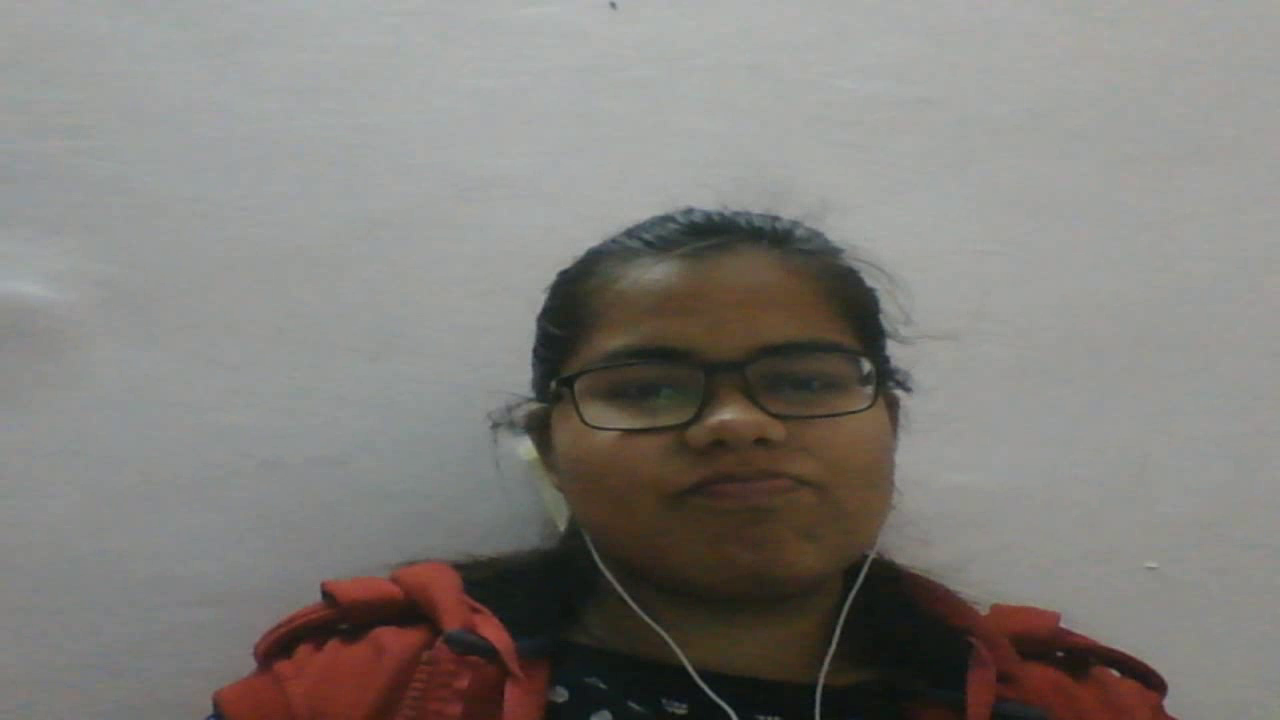
#> input picture frame 13 of output.avi, 1280 x 720 px, given in place of the camera
$ python MotionDetector.py
#> lines starting #> are read from the running program, lines starting #| are printed output that depends on the picture; after the words box and inside, x2 and y2 are one past the last pixel; in counts of white or black regions, pixels touching at a corner belong together
#Motion Detector
import cv2
import pandas
import numpy
from datetime import datetime
times=[]
status_list=[None,None]
cap = cv2.VideoCapture(0)
frame_width = int( cap.get(cv2.CAP_PROP_FRAME_WIDTH))
frame_height =int( cap.get( cv2.CAP_PROP_FRAME_HEIGHT))
fourcc = cv2.VideoWriter_fourcc('X','V','I','D')
out = cv2.VideoWriter("output.avi", fourcc, 5.0, (1280,720))
ret, frame1 = cap.read()
#> frame1 is the input picture: shape (720, 1280, 3); mean B, G, R 121.7, 126, 129.2
ret, frame2 = cap.read()
print(frame1.shape)
#| (720, 1280, 3)
while cap.isOpened():
    status=0
    diff = cv2.absdiff(frame1, frame2)
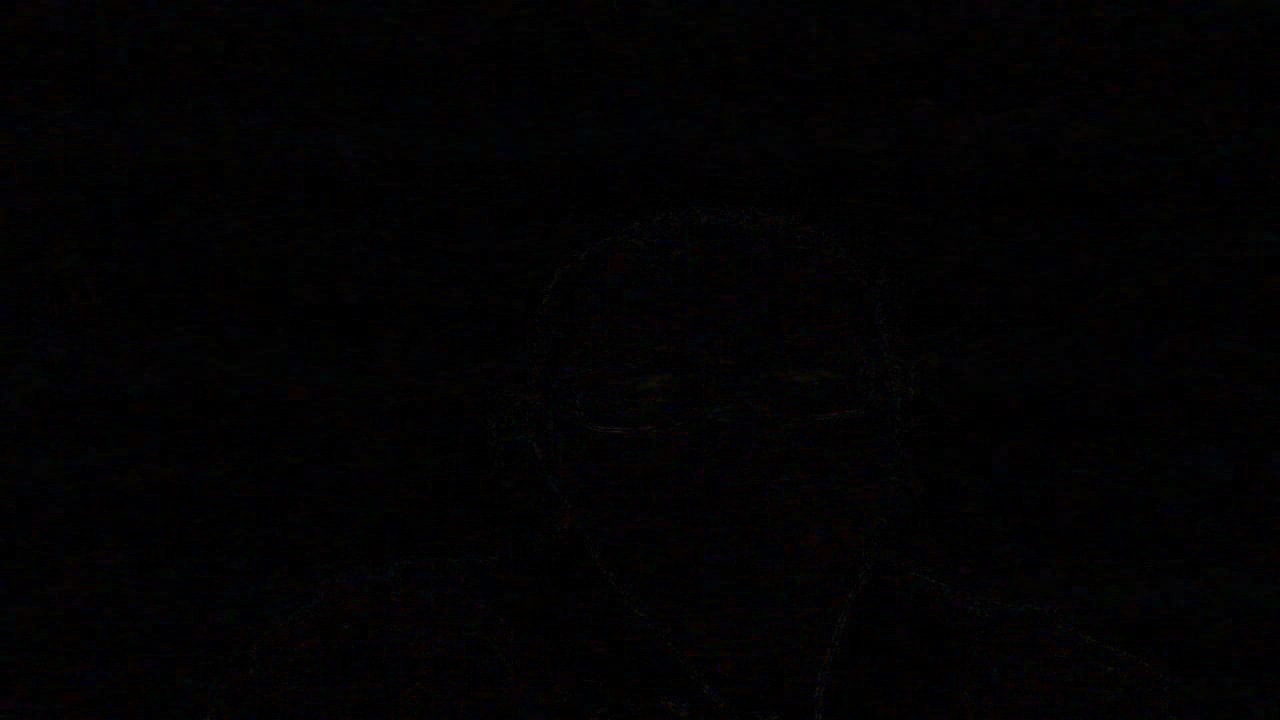
#> diff: shape (720, 1280, 3); mean B, G, R 2.6, 1.9, 2.4
    gray = cv2.cvtColor(diff, cv2.COLOR_BGR2GRAY)
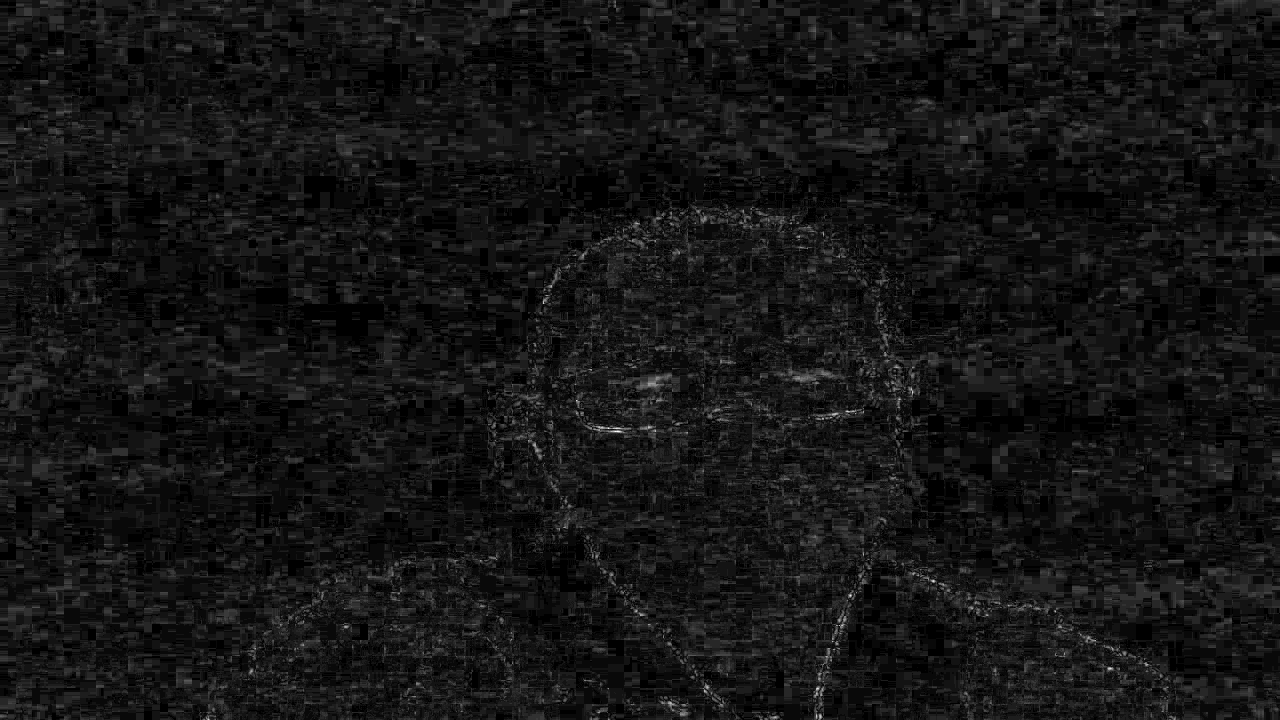
#> gray: shape (720, 1280); min 0, max 26, mean 2.1; drawn with min black and max white
    blur = cv2.GaussianBlur(gray, (5,5), 0)
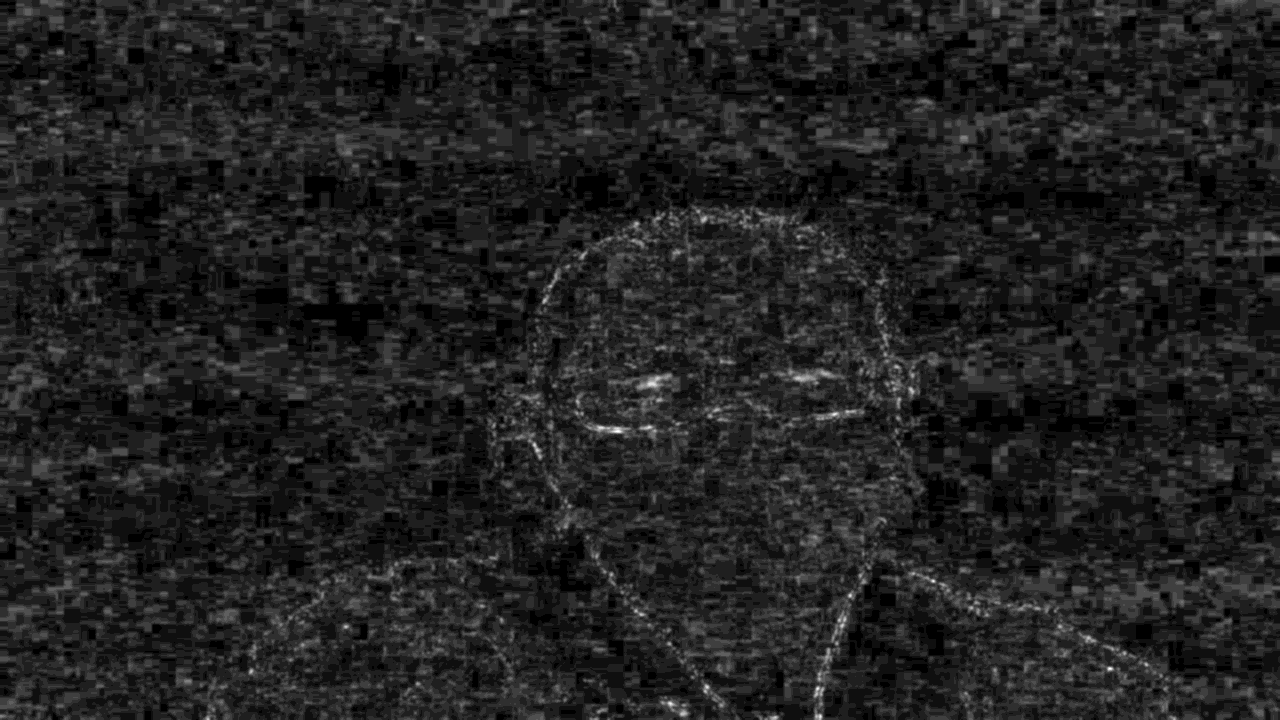
#> blur: shape (720, 1280); min 0, max 16, mean 2.12; drawn with min black and max white
    _, thresh = cv2.threshold(blur, 20, 255, cv2.THRESH_BINARY)
#> thresh: shape (720, 1280); every value is 0
    dilated = cv2.dilate(thresh, None, iterations=3)
    contours, _ = cv2.findContours(dilated, cv2.RETR_TREE, cv2.CHAIN_APPROX_SIMPLE)
#> contours = []
    for contour in contours:
        (x, y, w, h) = cv2.boundingRect(contour)
        if cv2.contourArea(contour) < 900:
            continue
        status=1
        cv2.rectangle(frame1, (x, y), (x+w, y+h), (0, 255, 0), 2)
        cv2.putText(frame1, "Status: {}".format('Movement'), (10, 20), cv2.FONT_HERSHEY_SIMPLEX, 1, (0, 0, 255), 3)
#> this loop made 0 passes
    status_list.append(status)
    status_list=status_list[-2:]
    if status_list[-1]==1 and status_list[-2]==0:
        times.append(datetime.now())
    if status_list[-1]==0 and status_list[-2]==1:
        times.append(datetime.now())
    image = cv2.resize(frame1, (1280,720))
    out.write(image)
    cv2.imshow("MOTION DETECTION FRAME", frame1)
    frame1 = frame2
    ret, frame2 = cap.read()
    key=cv2.waitKey(1)
#> (key q is pressed here)
    if key==ord('q'):
        break
df=pandas.DataFrame(columns=["Start","End"])
print(status_list)
print(times)
for i in range(0,len(times),10):
    df=df.append({"Start":times[i],"End":times[i+1]},ignore_index=True)
df.to_csv("Times.csv")
out.release()
cap.release()
cv2.destroyAllWindows()

$ run again, starting later in the video
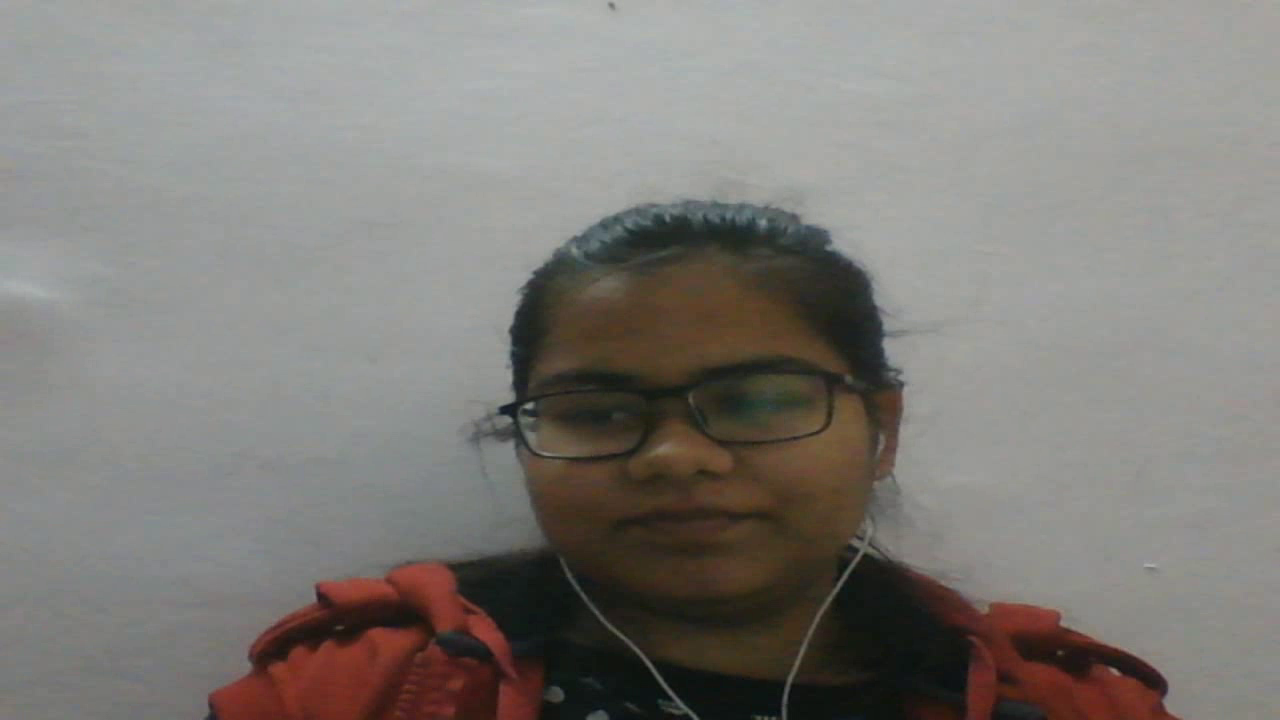
#> input picture frame 61 of output.avi, 1280 x 720 px, given in place of the camera
#> frame1 is the input picture: shape (720, 1280, 3); mean B, G, R 120.3, 124.6, 127.8
#| (720, 1280, 3)
#> `gray = cv2.cvtColor(diff, cv2.COLOR_BGR2GRAY)`:
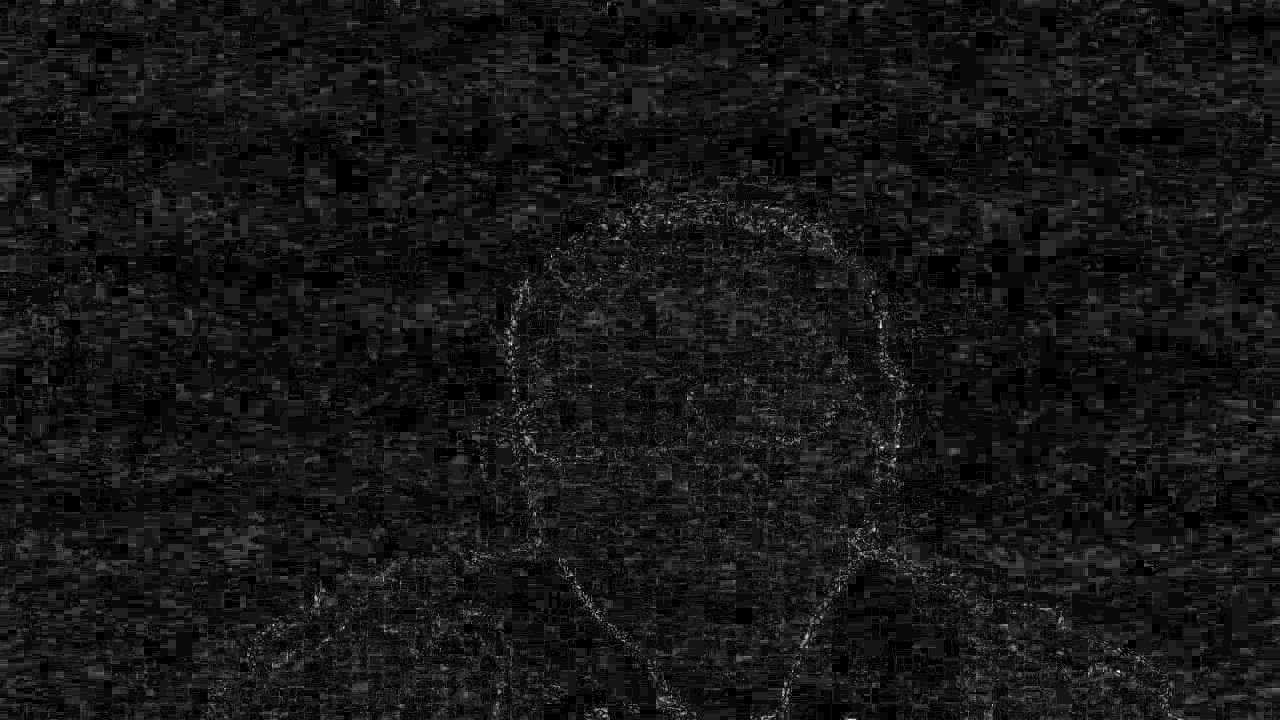
#> gray: shape (720, 1280); min 0, max 24, mean 2.1; drawn with min black and max white
#> `blur = cv2.GaussianBlur(gray, (5,5), 0)`:
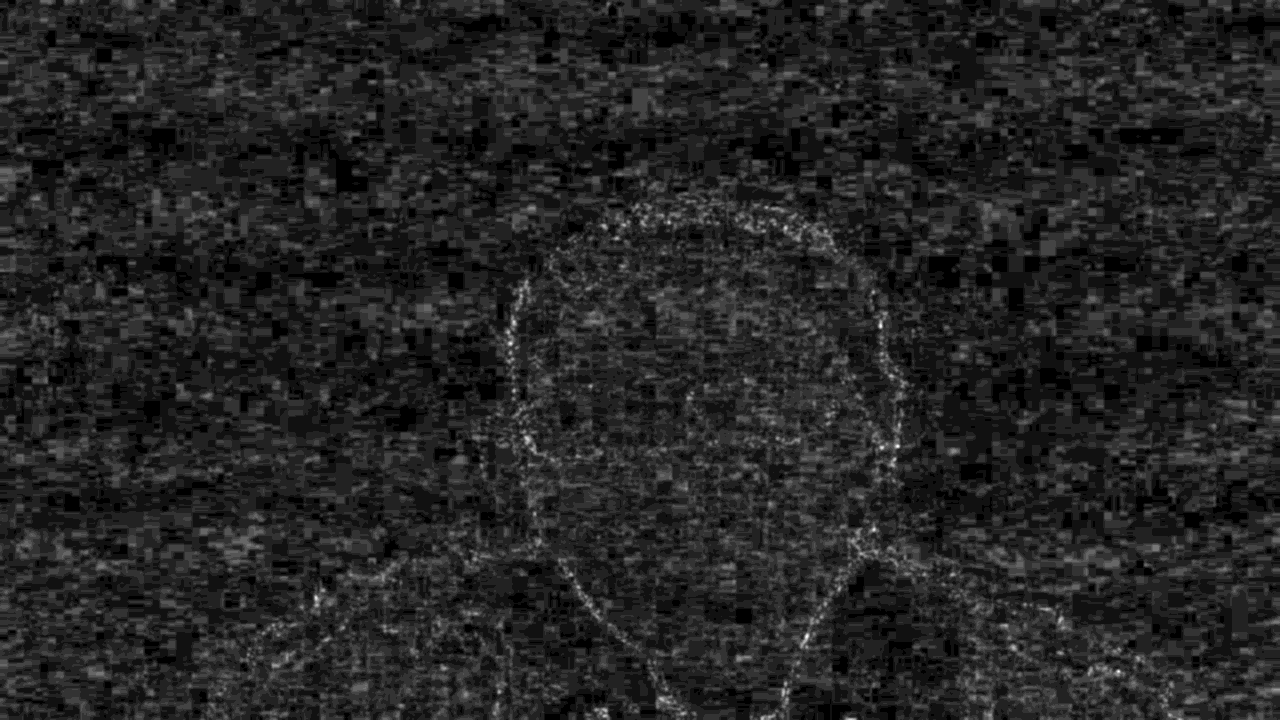
#> blur: shape (720, 1280); min 0, max 15, mean 2.1; drawn with min black and max white
#> thresh: shape (720, 1280); every value is 0
#> contours = []

$ run again, starting later in the video
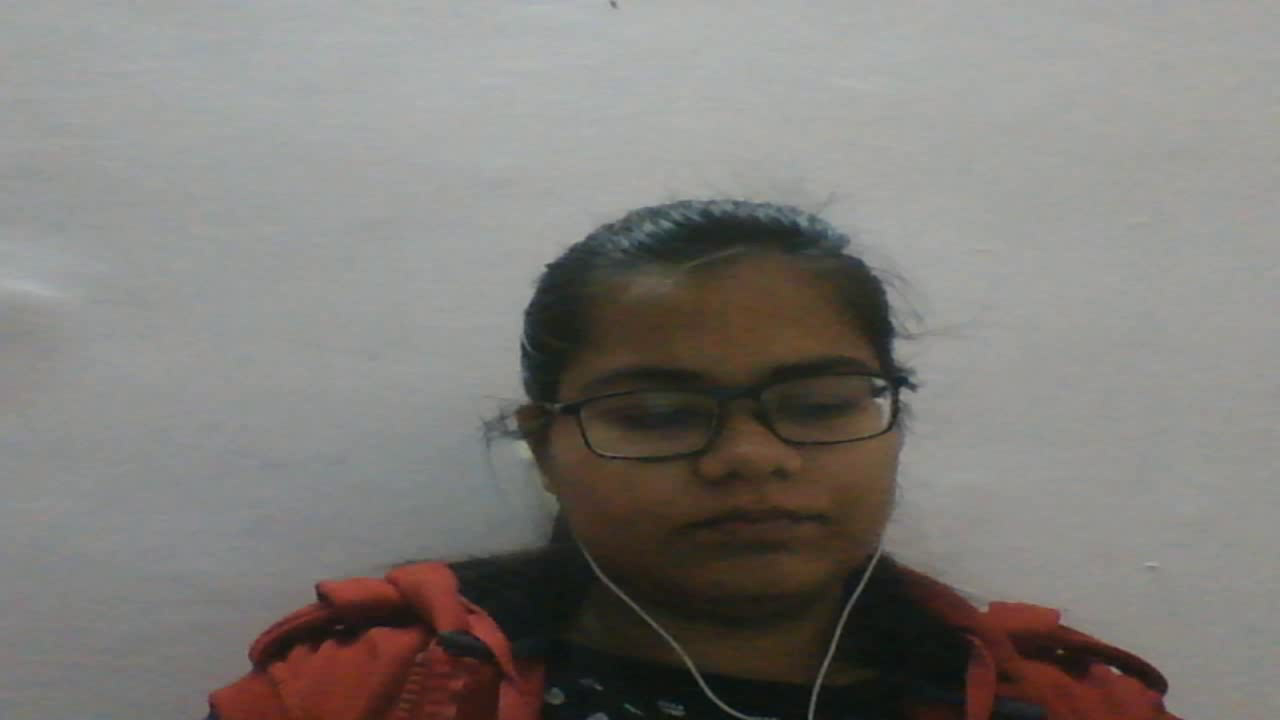
#> input picture frame 108 of output.avi, 1280 x 720 px, given in place of the camera
#> frame1 is the input picture: shape (720, 1280, 3); mean B, G, R 119.6, 123.7, 126.9
#| (720, 1280, 3)
#> `blur = cv2.GaussianBlur(gray, (5,5), 0)`:
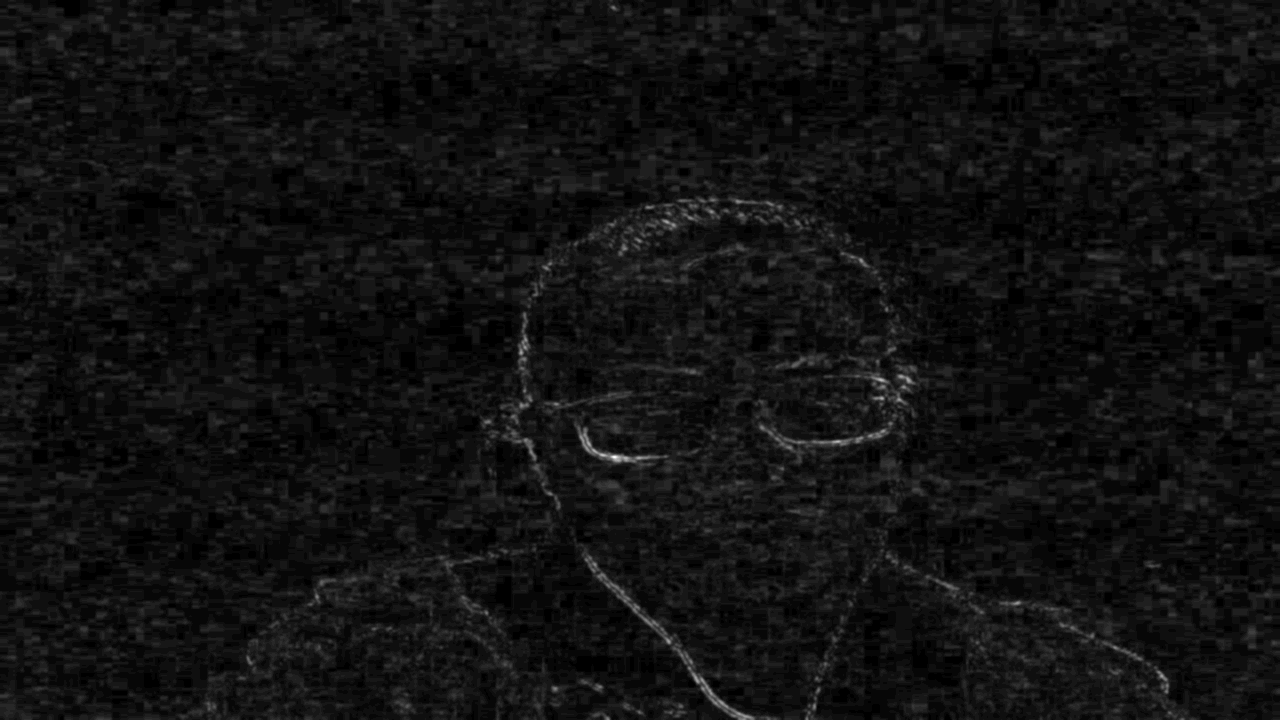
#> blur: shape (720, 1280); min 0, max 32, mean 2.3; drawn with min black and max white
#> thresh: shape (720, 1280); 0.01% white in thin lines or dots, all inside (x1, y1, x2, y2) = (588, 379, 909, 461)
#> dilated: shape (720, 1280); 0.07% white; 5 white regions
#> contours = 5 contours; box (x1, y1, x2, y2) and area: (585, 440, 630, 464) 364, (876, 376, 886, 384) 62, (833, 438, 843, 445) 54, (878, 395, 886, 402) 42, (905, 377, 912, 384) 36
#> the loop `for contour in contours:` made 5 passes
#> (contour, x, y, w, h) on passes 2 to 4: ([[833, 438], [833, 444], [842, 444], [842, 438]], 833, 438, 10, 7), ([[878, 395], [878, 401], [885, 401], [885, 395]], 878, 395, 8, 7), ([[905, 377], [905, 383], [911, 383], [911, 377]], 905, 377, 7, 7)
